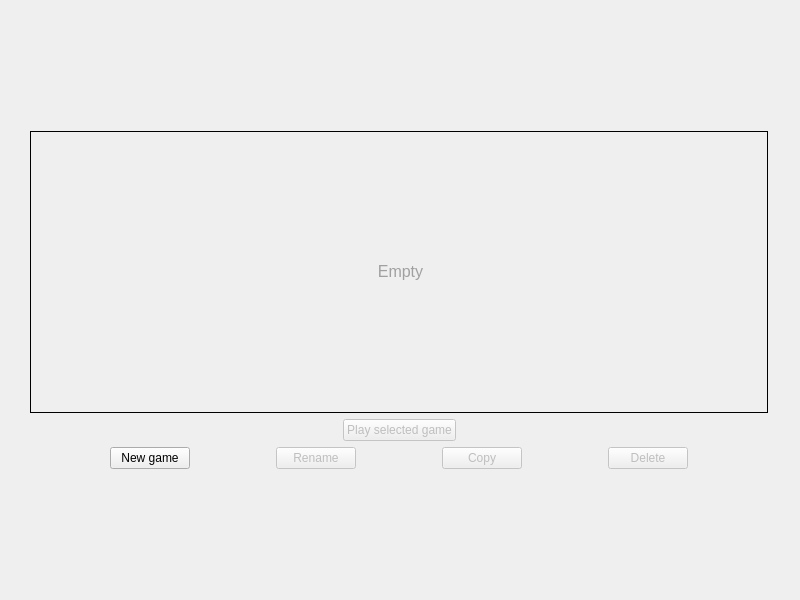
<?xml version="1.0" encoding="UTF-8"?>
<ui version="4.0">
 <class>MainWindow</class>
 <widget class="QMainWindow" name="MainWindow">
  <property name="geometry">
   <rect>
    <x>0</x>
    <y>0</y>
    <width>800</width>
    <height>600</height>
   </rect>
  </property>
  <property name="minimumSize">
   <size>
    <width>800</width>
    <height>600</height>
   </size>
  </property>
  <property name="maximumSize">
   <size>
    <width>800</width>
    <height>600</height>
   </size>
  </property>
  <property name="windowTitle">
   <string>CatchChallenger</string>
  </property>
  <property name="windowIcon">
   <iconset resource="../base/resources/client-resources.qrc">
    <normaloff>:/images/catchchallenger.png</normaloff>:/images/catchchallenger.png</iconset>
  </property>
  <widget class="QWidget" name="centralWidget">
   <layout class="QHBoxLayout" name="horizontalLayout">
    <property name="spacing">
     <number>0</number>
    </property>
    <property name="margin">
     <number>0</number>
    </property>
    <item>
     <widget class="QStackedWidget" name="stackedWidget">
      <property name="currentIndex">
       <number>0</number>
      </property>
      <widget class="QWidget" name="page">
       <property name="styleSheet">
        <string notr="true">#page{background-image: url(:/images/background.png);}</string>
       </property>
       <layout class="QVBoxLayout" name="verticalLayout_3">
        <item>
         <spacer name="verticalSpacer_4">
          <property name="orientation">
           <enum>Qt::Vertical</enum>
          </property>
          <property name="sizeHint" stdset="0">
           <size>
            <width>20</width>
            <height>99</height>
           </size>
          </property>
         </spacer>
        </item>
        <item>
         <layout class="QHBoxLayout" name="horizontalLayout_login_1">
          <item>
           <spacer name="horizontalSpacer_login_8">
            <property name="orientation">
             <enum>Qt::Horizontal</enum>
            </property>
            <property name="sizeHint" stdset="0">
             <size>
              <width>40</width>
              <height>20</height>
             </size>
            </property>
           </spacer>
          </item>
          <item>
           <widget class="QFrame" name="frame_login_2">
            <property name="minimumSize">
             <size>
              <width>777</width>
              <height>379</height>
             </size>
            </property>
            <property name="maximumSize">
             <size>
              <width>777</width>
              <height>379</height>
             </size>
            </property>
            <property name="styleSheet">
             <string notr="true">#frame_login_2{background-image: url(:/images/savegame-select.png);}</string>
            </property>
            <layout class="QHBoxLayout" name="horizontalLayout_6">
             <property name="spacing">
              <number>0</number>
             </property>
             <property name="margin">
              <number>0</number>
             </property>
             <item>
              <widget class="QFrame" name="frame_login">
               <property name="minimumSize">
                <size>
                 <width>760</width>
                 <height>360</height>
                </size>
               </property>
               <property name="maximumSize">
                <size>
                 <width>760</width>
                 <height>360</height>
                </size>
               </property>
               <property name="frameShape">
                <enum>QFrame::NoFrame</enum>
               </property>
               <property name="frameShadow">
                <enum>QFrame::Raised</enum>
               </property>
               <layout class="QVBoxLayout" name="verticalLayout">
                <item>
                 <widget class="QScrollArea" name="scrollArea">
                  <property name="styleSheet">
                   <string notr="true">QScrollArea {
	background-image: url(:/images/light-white.png);
border: 1px solid #000;
}
QLabel { padding:2px; }</string>
                  </property>
                  <property name="widgetResizable">
                   <bool>true</bool>
                  </property>
                  <widget class="QWidget" name="scrollAreaWidgetContents">
                   <property name="geometry">
                    <rect>
                     <x>0</x>
                     <y>0</y>
                     <width>750</width>
                     <height>292</height>
                    </rect>
                   </property>
                   <layout class="QVBoxLayout" name="verticalLayout_5">
                    <item>
                     <widget class="QLabel" name="savegameEmpty">
                      <property name="text">
                       <string>&lt;html&gt;&lt;head/&gt;&lt;body&gt;&lt;p align=&quot;center&quot;&gt;&lt;span style=&quot; font-size:12pt; color:#a0a0a0;&quot;&gt;Empty&lt;/span&gt;&lt;/p&gt;&lt;/body&gt;&lt;/html&gt;</string>
                      </property>
                     </widget>
                    </item>
                   </layout>
                  </widget>
                 </widget>
                </item>
                <item>
                 <layout class="QHBoxLayout" name="horizontalLayout_11">
                  <item>
                   <spacer name="horizontalSpacer_11">
                    <property name="orientation">
                     <enum>Qt::Horizontal</enum>
                    </property>
                    <property name="sizeHint" stdset="0">
                     <size>
                      <width>40</width>
                      <height>20</height>
                     </size>
                    </property>
                   </spacer>
                  </item>
                  <item>
                   <widget class="QPushButton" name="SaveGame_Play">
                    <property name="enabled">
                     <bool>false</bool>
                    </property>
                    <property name="text">
                     <string>Play selected game</string>
                    </property>
                   </widget>
                  </item>
                  <item>
                   <spacer name="horizontalSpacer_12">
                    <property name="orientation">
                     <enum>Qt::Horizontal</enum>
                    </property>
                    <property name="sizeHint" stdset="0">
                     <size>
                      <width>40</width>
                      <height>20</height>
                     </size>
                    </property>
                   </spacer>
                  </item>
                 </layout>
                </item>
                <item>
                 <layout class="QHBoxLayout" name="horizontalLayout_login_4">
                  <item>
                   <spacer name="horizontalSpacer_login_3">
                    <property name="orientation">
                     <enum>Qt::Horizontal</enum>
                    </property>
                    <property name="sizeHint" stdset="0">
                     <size>
                      <width>40</width>
                      <height>20</height>
                     </size>
                    </property>
                   </spacer>
                  </item>
                  <item>
                   <widget class="QPushButton" name="SaveGame_New">
                    <property name="text">
                     <string>New game</string>
                    </property>
                   </widget>
                  </item>
                  <item>
                   <spacer name="horizontalSpacer_login_5">
                    <property name="orientation">
                     <enum>Qt::Horizontal</enum>
                    </property>
                    <property name="sizeHint" stdset="0">
                     <size>
                      <width>40</width>
                      <height>20</height>
                     </size>
                    </property>
                   </spacer>
                  </item>
                  <item>
                   <widget class="QPushButton" name="SaveGame_Rename">
                    <property name="enabled">
                     <bool>false</bool>
                    </property>
                    <property name="text">
                     <string>Rename</string>
                    </property>
                   </widget>
                  </item>
                  <item>
                   <spacer name="horizontalSpacer">
                    <property name="orientation">
                     <enum>Qt::Horizontal</enum>
                    </property>
                    <property name="sizeHint" stdset="0">
                     <size>
                      <width>40</width>
                      <height>20</height>
                     </size>
                    </property>
                   </spacer>
                  </item>
                  <item>
                   <widget class="QPushButton" name="SaveGame_Copy">
                    <property name="enabled">
                     <bool>false</bool>
                    </property>
                    <property name="text">
                     <string>Copy</string>
                    </property>
                   </widget>
                  </item>
                  <item>
                   <spacer name="horizontalSpacer_login_6">
                    <property name="orientation">
                     <enum>Qt::Horizontal</enum>
                    </property>
                    <property name="sizeHint" stdset="0">
                     <size>
                      <width>40</width>
                      <height>20</height>
                     </size>
                    </property>
                   </spacer>
                  </item>
                  <item>
                   <widget class="QPushButton" name="SaveGame_Delete">
                    <property name="enabled">
                     <bool>false</bool>
                    </property>
                    <property name="text">
                     <string>Delete</string>
                    </property>
                   </widget>
                  </item>
                  <item>
                   <spacer name="horizontalSpacer_login_4">
                    <property name="orientation">
                     <enum>Qt::Horizontal</enum>
                    </property>
                    <property name="sizeHint" stdset="0">
                     <size>
                      <width>40</width>
                      <height>20</height>
                     </size>
                    </property>
                   </spacer>
                  </item>
                 </layout>
                </item>
               </layout>
              </widget>
             </item>
            </layout>
           </widget>
          </item>
          <item>
           <spacer name="horizontalSpacer_login_9">
            <property name="orientation">
             <enum>Qt::Horizontal</enum>
            </property>
            <property name="sizeHint" stdset="0">
             <size>
              <width>40</width>
              <height>20</height>
             </size>
            </property>
           </spacer>
          </item>
         </layout>
        </item>
        <item>
         <spacer name="verticalSpacer_5">
          <property name="orientation">
           <enum>Qt::Vertical</enum>
          </property>
          <property name="sizeHint" stdset="0">
           <size>
            <width>20</width>
            <height>98</height>
           </size>
          </property>
         </spacer>
        </item>
       </layout>
      </widget>
     </widget>
    </item>
   </layout>
  </widget>
 </widget>
 <layoutdefault spacing="6" margin="11"/>
 <resources>
  <include location="../base/resources/client-resources.qrc"/>
 </resources>
 <connections/>
</ui>
